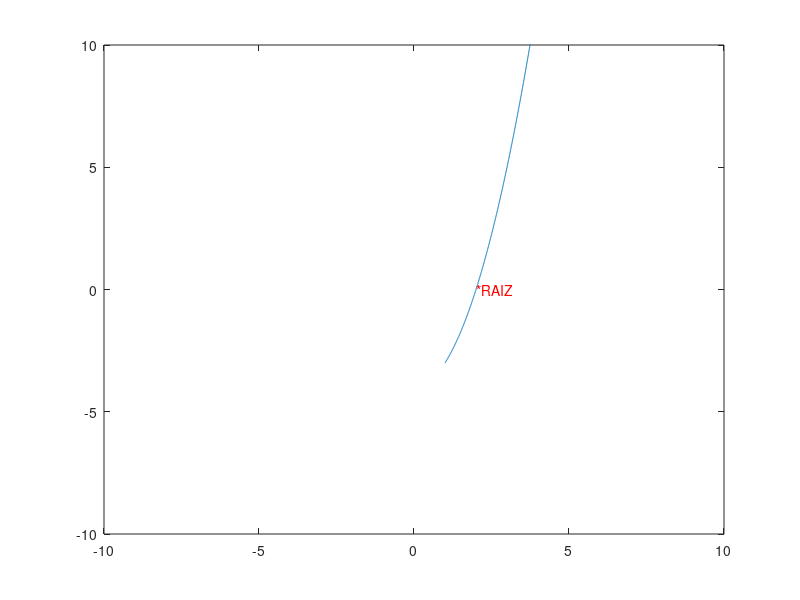

Here is the MATLAB script that generated this plot:
% Autores:Pablo Bermeo
%         Pablo Cardenas
%         Luis Miguel Corte
%         Ronald Criollo
%
% Fecha:  2021/10/08
% Descripcion: Método de Newton-Raphson

%NewtonRaphson(fun,dx,x0,tol=0.001,iter=1000) 
%       [iteraciones,solucion] = Newton(f,dx,x0)
%       fun = función a evaluar
%       dx =  derivada de la funcion fun
%       x0 =  valor inicial para x
%       tol = tolerancia
%       iter = número máximo de iteraciones

function NewtonRaphson()
  
  % Condiciones Iniciales 
  f = @(x) x^2-4;
  dx = @(x) 2*x;
  x0 = 3;
  x = linspace(1,5, 1000);
  y = x.^2-4;
  
  %Impresión en pantalla de resultados
  [iteraciones,solucion] = Newton(f,dx,x0);
  if iteraciones > 0;
    fprintf('Numero de iteraciones: %d\n',iteraciones);
    fprintf('La solución es: %f\n', solucion)
  else
    fprintf('Error')
  endif
  
  %Grafico de la funcione
  plot(x,y)
  axis([-10 10 -10 10]);
  %grid on
  str1 = num2str('*RAIZ',0);
  text(solucion,0,str1,'Color','red')
end


function [iteraciones,solucion] = Newton(fun,dx,x0,tol=0.001,iter=1000)
  i = 0;
  
  x=x0;
  f = fun(x);                      % Evaluación de la funcion

%Condiciones 
  while abs(f) > tol && i < iter    
    try
      x = x - (f)/dx(x);           %Formula del método de Newton-Raphson
    catch
      fprintf('Error dx = 0');     %El resultado debe ser diferente de cero
      exit(1)
    end_try_catch
    f = fun(x);                    %Toma el nuevo valor de x
    i++;                           %Contador de iteraciones
   
  endwhile
  
%Resultados
 iteraciones = i;
 solucion = x;
end
